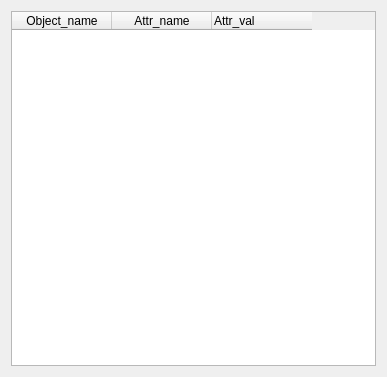
<?xml version="1.0" encoding="UTF-8"?>
<ui version="4.0">
 <class>AGSInfoDialogBase</class>
 <widget class="QDialog" name="AGSInfoDialogBase">
  <property name="geometry">
   <rect>
    <x>0</x>
    <y>0</y>
    <width>387</width>
    <height>377</height>
   </rect>
  </property>
  <property name="windowTitle">
   <string>AGSInfo</string>
  </property>
  <layout class="QVBoxLayout" name="verticalLayout">
   <item>
    <widget class="QTableWidget" name="tableWidget">
     <column>
      <property name="text">
       <string>Object_name</string>
      </property>
     </column>
     <column>
      <property name="text">
       <string>Attr_name</string>
      </property>
     </column>
     <column>
      <property name="text">
       <string>Attr_val</string>
      </property>
      <property name="textAlignment">
       <set>AlignLeft|AlignVCenter</set>
      </property>
     </column>
    </widget>
   </item>
  </layout>
 </widget>
 <resources/>
 <connections/>
</ui>
